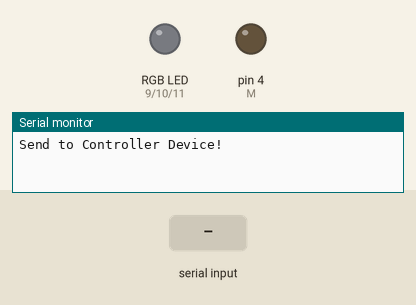
Recording of a sketch running on a simulated Arduino Uno, built with avr-gcc and run on an emulated ATmega328P. Shown: an RGB LED mixed from three pins (HIGH = lit), output pins drawn as LEDs (lit = HIGH), the last lines printed to the serial monitor. The test bench sets the inputs (shaded band). Dim RGB values are drawn brighter than linear.

Above: at 1.2 s.
1.3 s: "<90/45>" received over the second serial link
At 1.8 s:
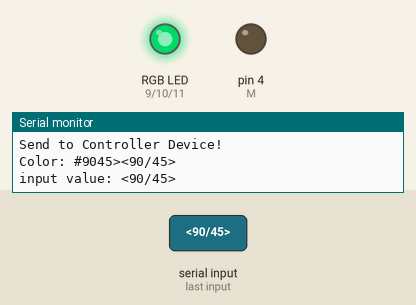
2.8 s: "<5>" received over the second serial link
At 4.0 s:
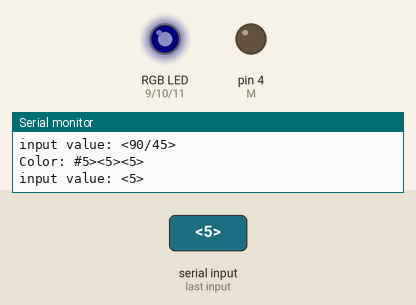
4.3 s: "<master_off>" received over the second serial link
At 5.4 s:
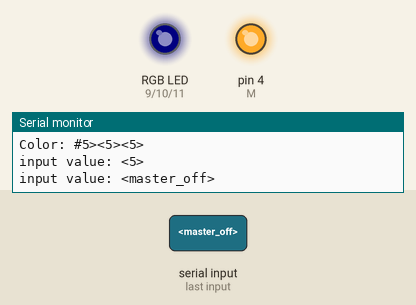
5.8 s: "<<master_on>>" received over the second serial link
At 7.0 s:
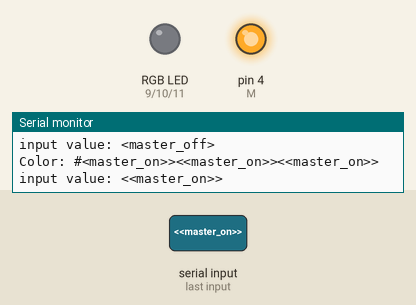
7.3 s: "<30/150>" received over the second serial link
At 7.6 s:
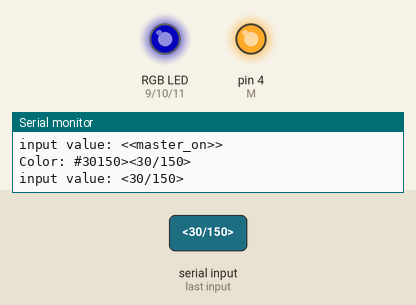
8.8 s: "<master_on>" received over the second serial link
At 10.0 s:
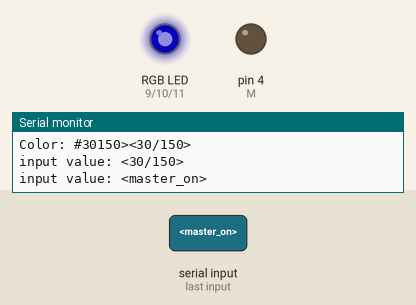
Timing chart, 0 to 11.3 s (numbered marks = the images above; inputs shaded):
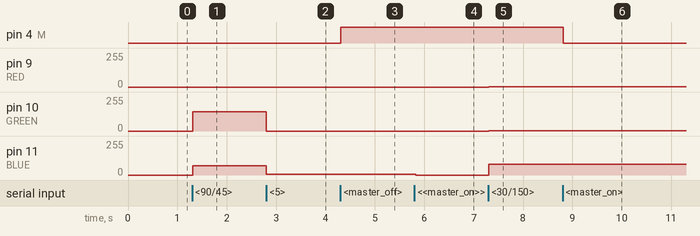

The sketch:

BluetoothRemoteExample.ino
```cpp
#include <SoftwareSerial.h>

String cmd="";

SoftwareSerial mBluetoothSerial(2, 3);

int RED = 9;
int GREEN = 10;
int BLUE = 11;

int M = 4;

void setup() {
  // put your setup code here, to run once:
  Serial.begin(9600);
  Serial.println("Send to Controller Device!");

  mBluetoothSerial.begin(9600);
  pinMode(M, OUTPUT);
  pinMode(RED, OUTPUT);
  pinMode(GREEN, OUTPUT);
  pinMode(BLUE, OUTPUT);

  digitalWrite(4, LOW);

  setColor(0, 0, 0);
}

void setColor(int r, int g, int b) {
  analogWrite(RED, r);
  analogWrite(GREEN, g);
  analogWrite(BLUE, b);
}

long rInt = 0;
long gInt = 0;
long bInt = 0;

void ColorConv(String mColorCode) {
  long number = strtol(&mColorCode[1], NULL, 16);

  rInt = number >> 16;
  gInt = number >> 8 & 0xFF;
  bInt = number & 0xFF;
}

void loop() {
  // put your main code here, to run repeatedly:

  while(mBluetoothSerial.available()) {
    char c_cmd = (char)mBluetoothSerial.read();
    cmd += c_cmd;
    delay(1);
  }

  if(cmd.charAt(1) != 'm' and cmd.charAt(0) == '<' and cmd.charAt(cmd.length()-1) == '>') {
       //첫 문자가 <, 끝 문자가 > 이면
      int first = cmd.indexOf("/");
      int second = cmd.indexOf("/",first+1);
      //int strlength = str.length(); // 필요 없습니다.
      int third = cmd.indexOf(">",second); // 처음 '>'가 나타나는 위치 찾기
      String str1 = "#" + cmd.substring(1, first); // 첫 번째 토큰
      str1 += cmd.substring(first+1, second); //두 번째 토큰
      str1 += cmd.substring(second+1, third); //세 번째 토큰

      Serial.println("Color: "+str1);

      ColorConv(str1);
   }

  if (!cmd.equals("")) {
     Serial.println("input value: "+cmd);
    if(cmd == "<master_on>")
      digitalWrite(M, LOW);
    else if(cmd == "<master_off>")
      digitalWrite(M, HIGH);
    cmd = "";
    setColor(rInt, gInt, bInt);
  }

  //if (Serial.available()) {
    //mBluetoothSerial.write(Serial.read());
  //}
}
```

Measured:
- after the input at 1.3 s, pin 10 (GREEN): 0/255 → 144/255 at once; pin 11 (BLUE): 0/255 → 69/255 at once
- after the input at 2.8 s, pin 10 (GREEN): 144/255 → 0/255 at once; pin 11 (BLUE): 69/255 → 5/255 at once
- after the input at 4.3 s, pin 4 (M): LOW → HIGH at once
- after the input at 5.8 s, pin 11 (BLUE): 5/255 → 0/255 at once
- after the input at 7.3 s, pin 9 (RED): 0/255 → 3/255 at once; pin 10 (GREEN): 0/255 → 1/255 at once; pin 11 (BLUE): 0/255 → 80/255 at once
- after the input at 8.8 s, pin 4 (M): HIGH → LOW at once
